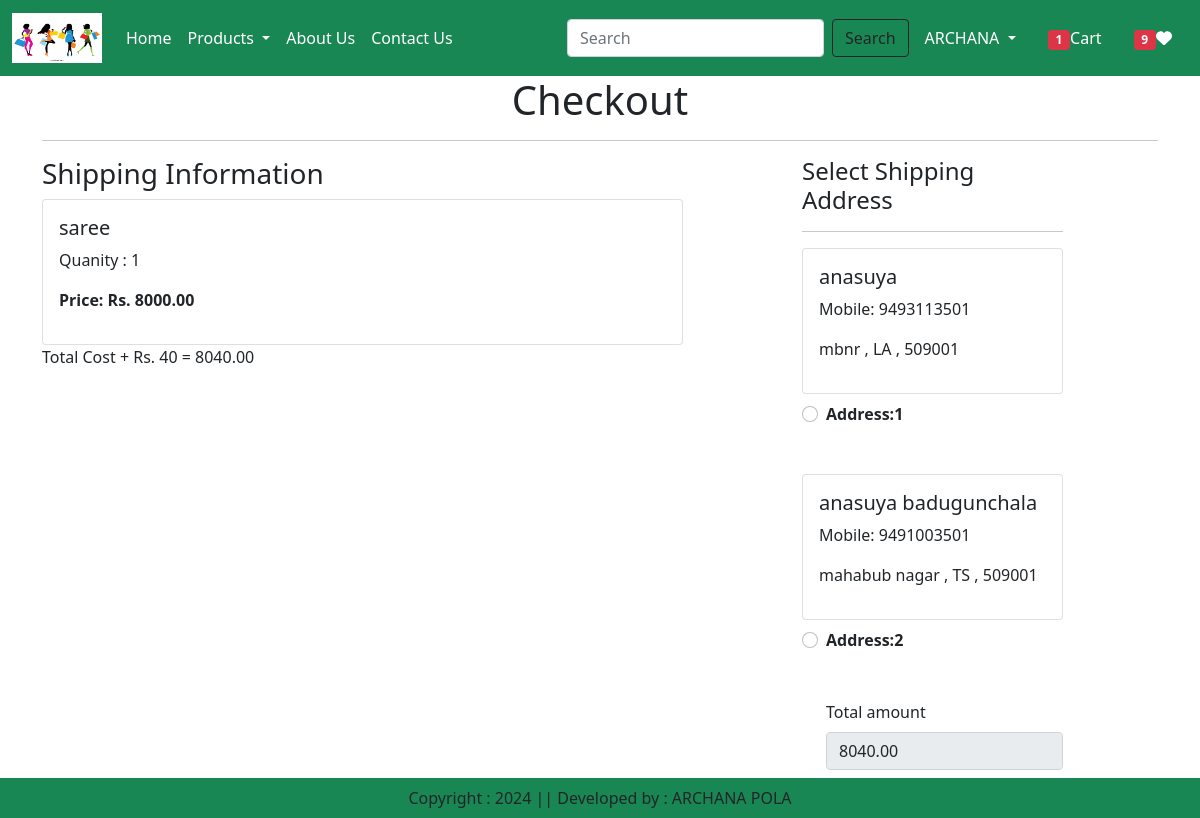
/checkout/ (signed in), run on an earlier commit of the app's database.
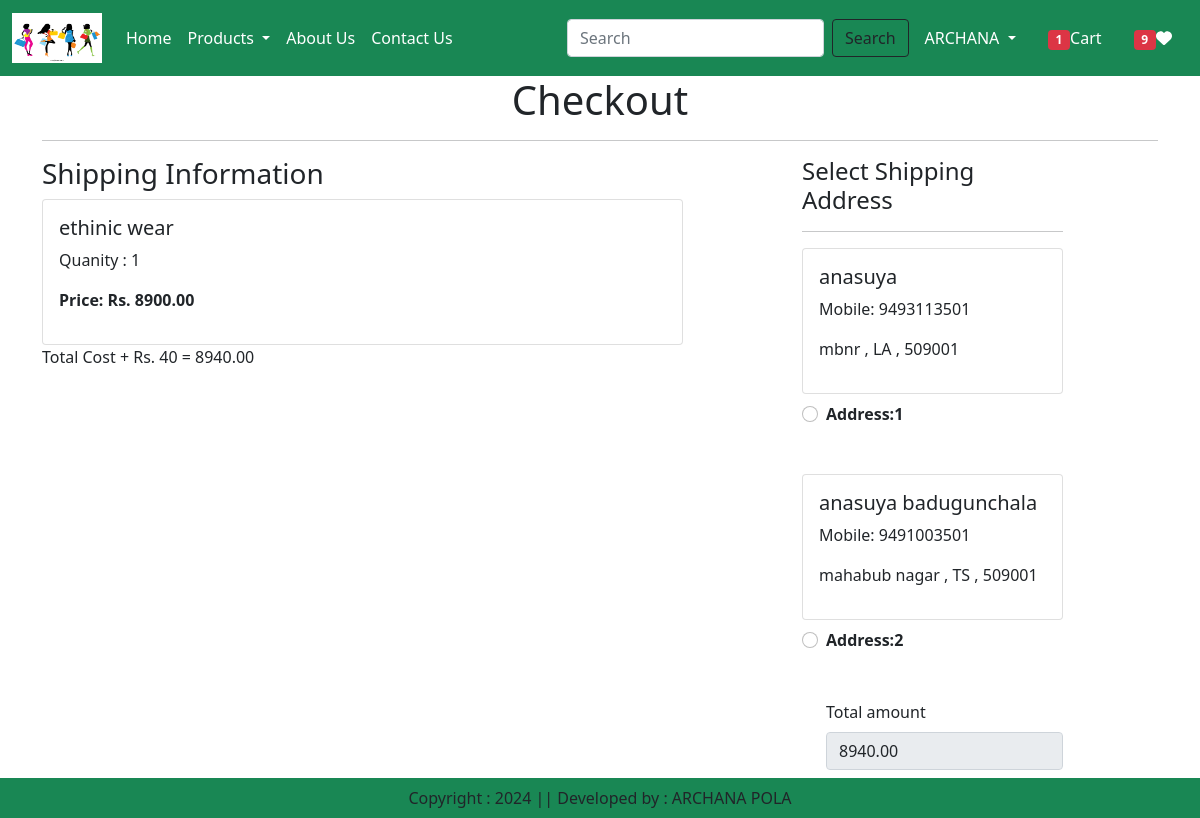
And on a later commit of the database.
### accounts/models.py (models this page shows, shortened)
class Cart(models.Model):
    user = models.ForeignKey(User, on_delete=models.CASCADE)
    product = models.ForeignKey(Product, on_delete=models.CASCADE)
    quantity = models.PositiveIntegerField(default=1)

class Product(models.Model):
    title = models.CharField(max_length=255)
    selling_price = models.DecimalField(max_digits=10, decimal_places=2)  # e.g., 2999.99
    discounted_price = models.DecimalField(max_digits=10, decimal_places=2, blank=True, null=True)
    description = models.TextField()
    material = models.CharField(max_length=100)
    category = models.CharField(choices=CATEGORY_CHOICES, max_length=20)
    stock = models.IntegerField(default=0)
    available = models.BooleanField(default=True)
    product_img = models.ImageField(upload_to='product')
    additional_info = models.TextField(blank=True, null=True)  # Can be used for sizing info, care instructions, etc.
    color = models.CharField(max_length=50, blank=True, null=True)  # Color options
    size = models.CharField(max_length=20, blank=True, null=True)  # e.g., S, M, L, XL, etc.

class Customer(models.Model):
    user = models.ForeignKey(User, on_delete=models.CASCADE)
    name = models.CharField(max_length=100)
    mobile = models.IntegerField(default=0)
    city = models.CharField(max_length=100)
    state = models.CharField(choices=STATE_CHOICES, max_length=100)
    zipcode = models.IntegerField()

### accounts/views.py (the view, shortened to what this page needs)
# urls.py: path('checkout/', views.checkout.as_view(), name='checkout'),
@method_decorator(login_required, name='dispatch')
class checkout(View):
    def get(self, request):
        totalitem = 0
        wishitem =0
        if request.user.is_authenticated:
            totalitem = len(Cart.objects.filter(user =request.user))
            wishitem = len(Wishlist.objects.filter(user = request.user))
        user = request.user
        add = Customer.objects.filter(user=user)
        cart_items = Cart.objects.filter(user=user)
        tamount = 0
        for p in cart_items:
            value = p.quantity * p.product.discounted_price
            tamount = value + tamount
        totalamount = tamount + 40
        razoramount = int(totalamount*100)
        client = razorpay.Client(auth= (settings.RAZOR_KEY_ID, settings.RAZOR_KEY_SECRET))
        data = {"amount":razoramount, "currency":"INR", "receipt":"order_receiptid_12"}
        payment_response = client.order.create(data= data)
        print(payment_response)
        order_id = payment_response['id']
        order_status = payment_response['status']
        return render(request, 'app/checkout.html', locals())

### accounts/templates/app/checkout.html (shortened to what this page needs)
{% extends 'app/base.html' %}
{% load static %}
{% block main_content %}
<div class="container ">
    <h1 class="text-center">Checkout</h1>
    <hr>
    <div class="row">
        <div class="col-md-7">
            <h3>Shipping Information</h3>
            {% for item in cart_items %}
            <div class="card ">
                <div class="card-body">
                    <h5>{{ item.product.title }}</h5>
                        <p>Quanity : {{ item.quantity }}</p>
                        <p class="fw-bold">Price: Rs. {{ item.product.discounted_price }}</p>
                        </div>
                        </div>
                        {% endfor %}
                    <p class="fw=bold"> Total Cost + Rs. 40 = {{totalamount}}</p>
                    </div>
                <div class="col-sm-3 offset-sm-1">
                    <h4>Select Shipping Address </h4>
                    <hr>
                    <form method="post" id="myform">
                        {% for ad in add %}
                        <div class="card">
                            <div class="card-body">
                            <h5>{{ad.name}}</h5>
                            <p>Mobile: {{ad.mobile}}</p>
                            <p>
                                {{ad.city}} ,
                                {{ad.state}} ,
                                {{ad.zipcode}}</p>
                            </div>
                             </div>
                            <div class="form-check mt-2 mb-5">
                            <input class="form-check-input" type="radio" name="custid" id="custid{{forloop.counter}}" value="{{ad.id}}">
                            <label class="form-check-label fw-bold" for="custod{{forlopp.counter}}">
                                Address:{{forloop.counter}}
                            </label>
                            </div>
                        {% endfor %}
                        <div class="form-check mb-6 ">
                            <label for="totalamount" class="form-label">Total amount</label>
                            <input type="number" class="form-control" name="'totalamount" value="{{totalamount}}" readonly>
                        </div>
                        <div class="text-end">
                            <button id="rzp-button1" type="submit" class="btn btn-warning mt-2 px-5 fw-bold">Payment</button>
                        </div>
                    </form>
        </div>
    </div>
</div>
{% endblock main_content %}

What changed in the data, as far as the page shows it:
removed Cart: product "saree", quantity "1", product.discounted_price "8000.00"
added Cart: product "ethinic wear", quantity "1", product.discounted_price "8900.00"
Also different on the page:
{{ totalamount }}: "8040.00" → "8940.00"
form field totalamount: "8040.00" → "8940.00"
